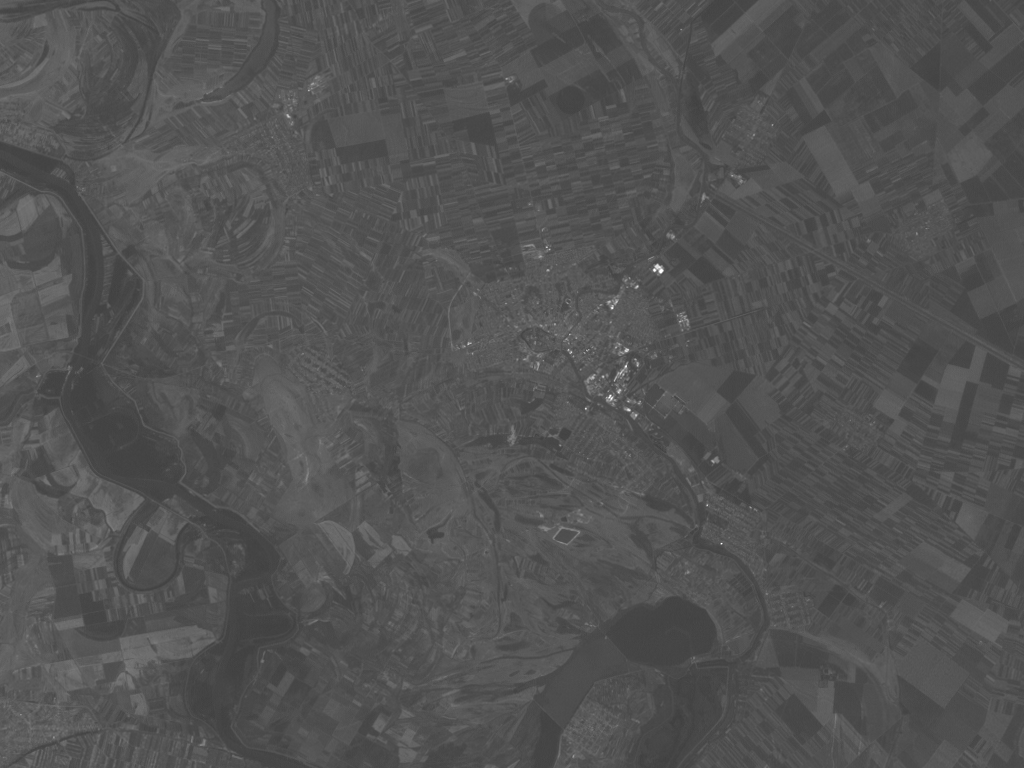
%> input picture TP_ACP/Axel/i1.tif, 1024 x 768 px
$ octave exo4_2.m   (GNU Octave 9; MATLAB toolbox functions it lacks are replaced by stand-ins)
%> lines starting %> are read from the running program, lines starting %| are printed output that depends on the picture
clc;close all;clear variables;

%On récupère les 6 images et leur taille
images={'i1.tif','i2.tif','i3.tif','i4.tif','i5.tif','i6.tif'};
m=length(images);
im1=imread(char(images(1)));
%> im1 is the input picture: size 768x1024 uint8; min 63, max 255, mean 82.9
[h,w]=size(im1);
%> h = 768; w = 1024

% matrice de m images
I=zeros(h,w,m);
for k=1:m
    I(:,:,k)=im2double(imread(char(images(k))));
end

%Matrice de données
Y = reshape(I,h*w,m);

%Matrice de données centrées
X = Y - ones(h*w,1)*mean(Y);

%Matrice de covariance
M = X'*X./(h*w);

%Diagonalisation de la matrice de covariance, lambda contient les valP et P
%les vecP
[P,lambda] = eig(M);
lambda = flipud(diag(lambda));
P = fliplr(P);

%Matrice des composantes principales
Xstar = X*P;

%Calcul du taux d'inertie
tau = 100*lambda/(sum(lambda));

%Choix de l'axe factoriel à utiliser pour la reconstruction
axe = 1;

%Reconstruction
image_recons = reshape(Xstar(:,axe),h,w);
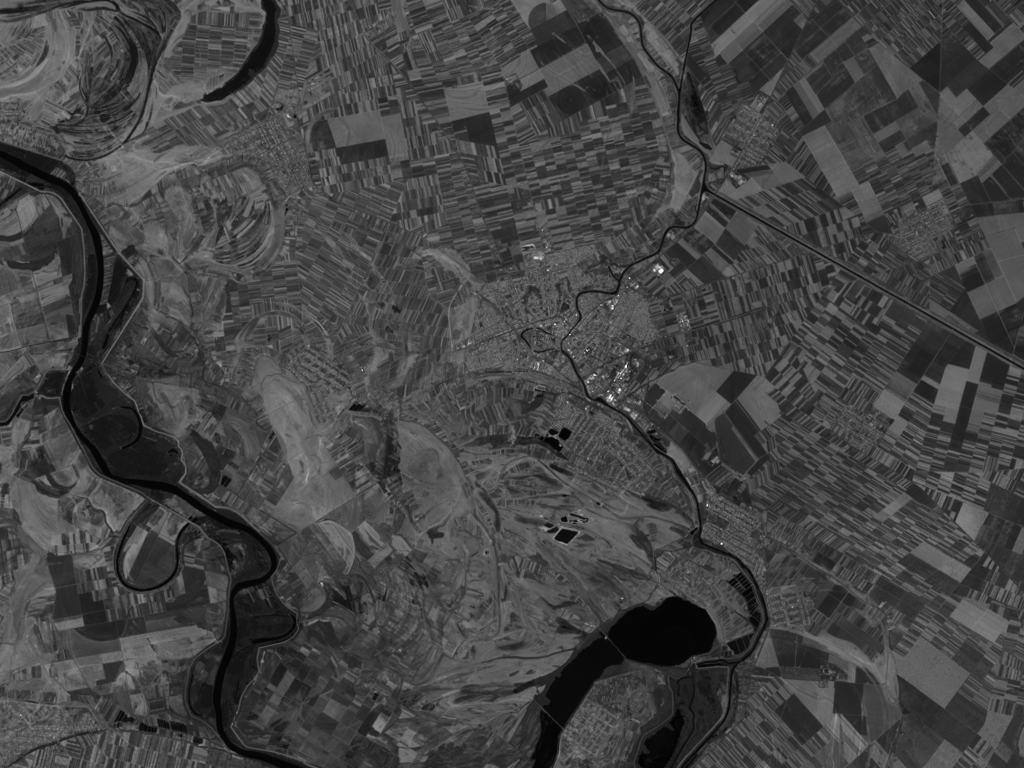
%> image_recons: size 768x1024 double; min -0.478, max 1.29, mean -7.36e-14; drawn with min black and max white

%Partie graphique
figure(1)
for i = 1:m
    subplot (2,3,i)
    imshow(I(:,:,i))
end
sgtitle('6 images d''origine')
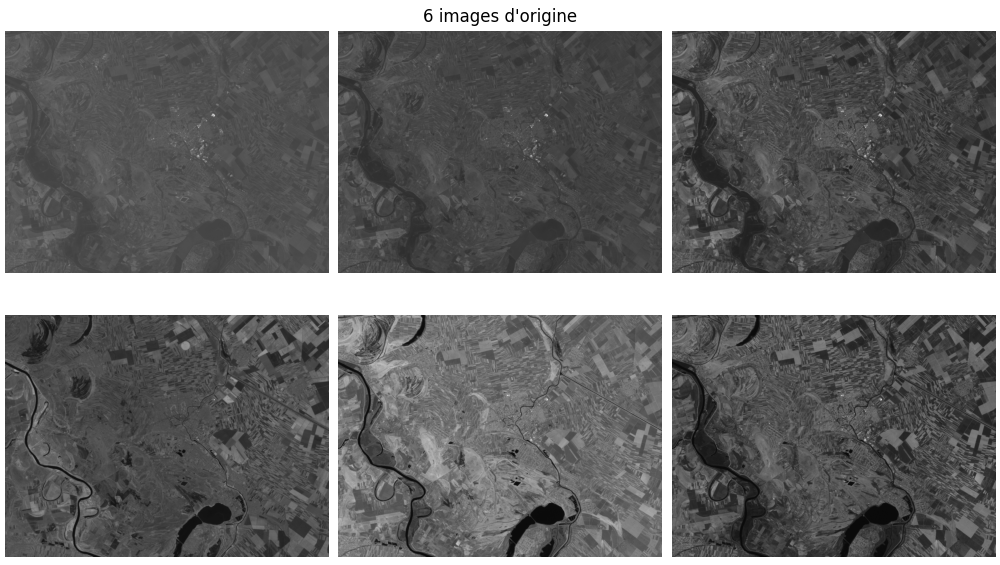
%> figure redrawn from the program's plot data, 6 panels

figure(2);
plot(lambda,'-*');
axis([0 7 0 0.03]);
grid on;
title('Valeurs propres de la matrice de covariance');
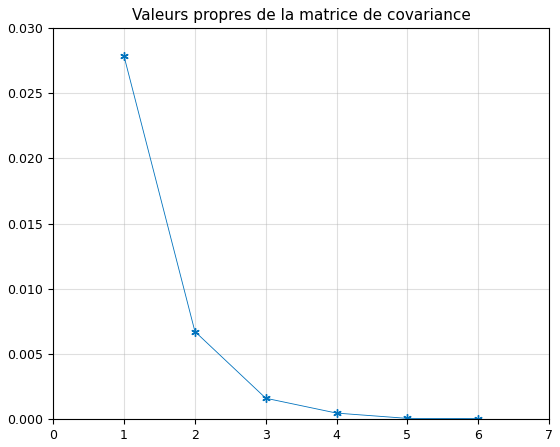
%> figure redrawn from the program's plot data

figure(3)
plot(tau,'-*')
title('Inertie expliquée par les axes factoriels')
for k = 1:m
   text(k,tau(k),[num2str(tau(k)),'%'])
end
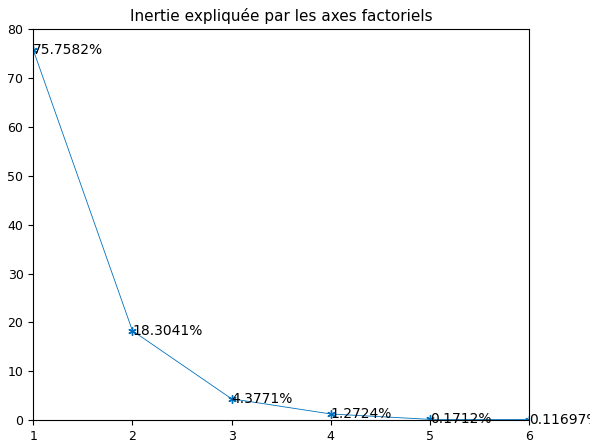
%> figure redrawn from the program's plot data
figure(4)
subplot 121
imshow(I(:,:,axe))
title(sprintf('image %d d''origine',axe))
subplot 122
imshow(image_recons,[]);
title(sprintf('image reconstruite'));

% [10 lines of commented-out code are left out]
